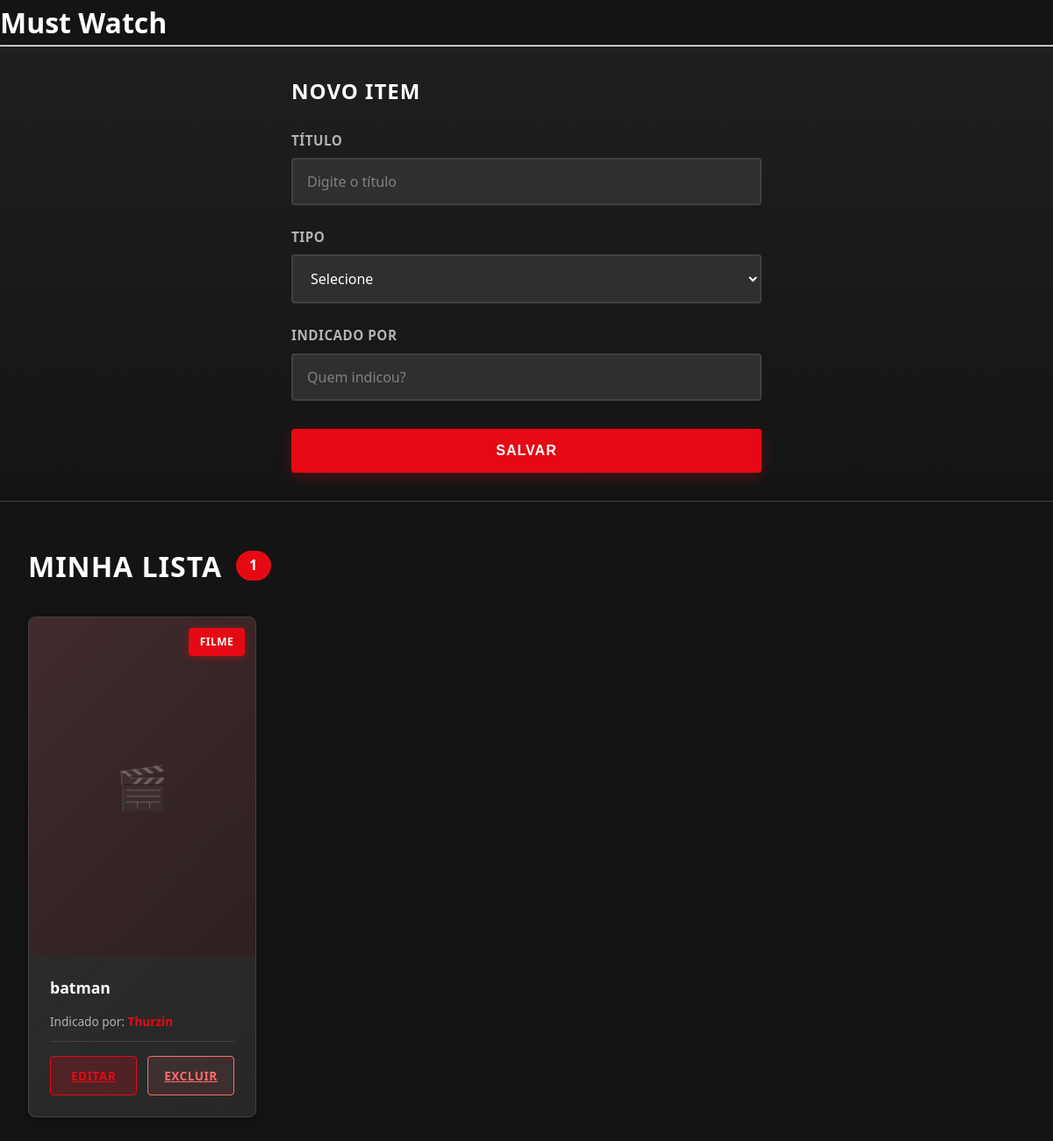
The app's page /lista, older data.
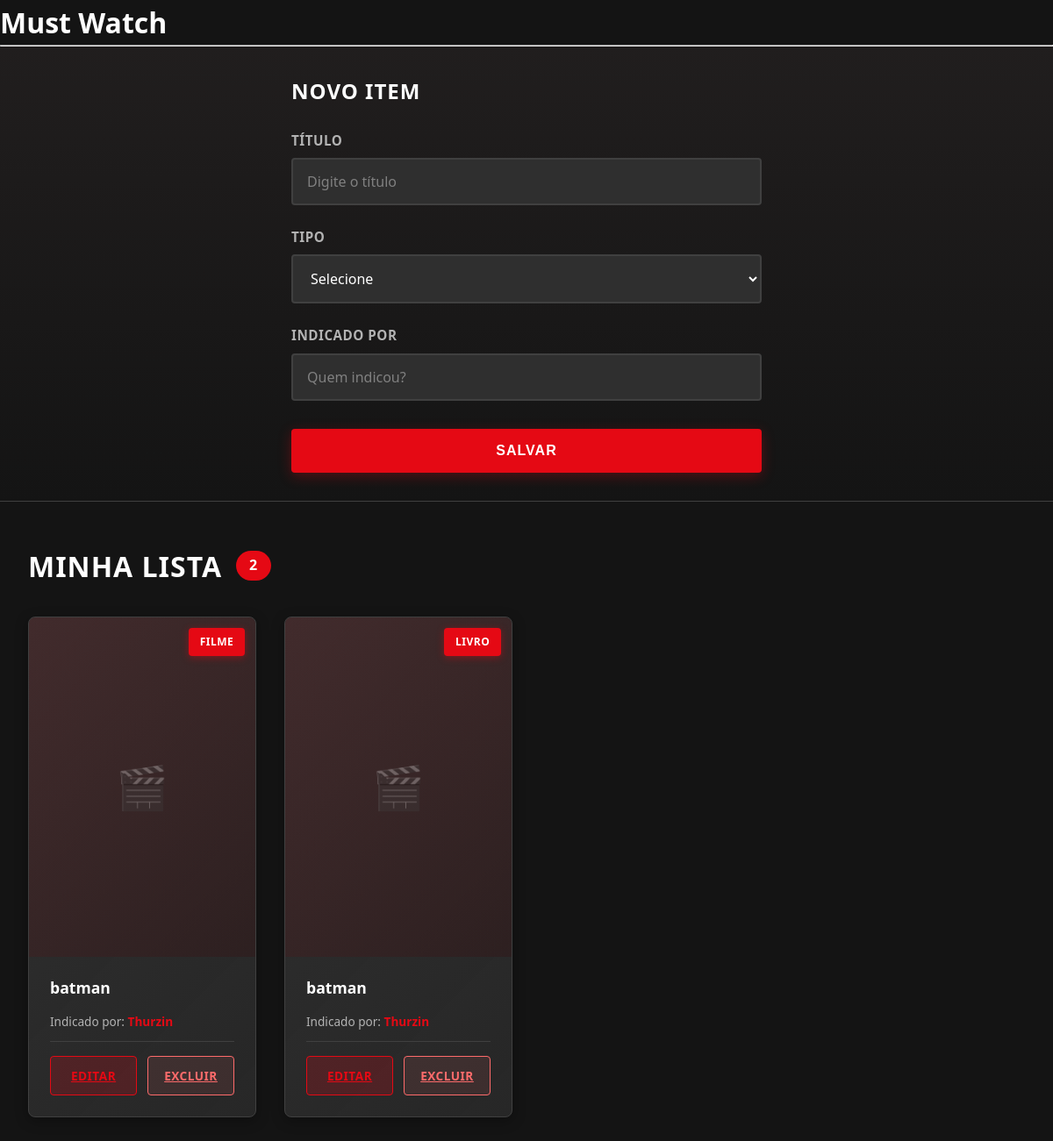
The same page, newer data.
### tables this page shows
CREATE TABLE mustwatch (
            id_item INTEGER PRIMARY KEY AUTOINCREMENT,
            titulo_item TEXT NOT NULL,
            tipo_item TEXT NOT NULL,
            indicado_por TEXT
        );

### app.py (the view, shortened to what this page needs)
@app.route("/lista", methods=["GET", "POST"])
def lista():
    itens = MustWatch.obter_lista()
    return render_template(
        "lista.html",
        titulo="Lista Must Watch",
        itens=itens
    )

### models/database.py (called while the page is built)
    def buscar_tudo(self, query: str, params: tuple = ()) -> list[Any]:
        self.cursor.execute(query, params)
        return self.cursor.fetchall()

    def close(self) -> None:
        self.connection.close()

    def __enter__(self) -> Self:
        return self

    def __exit__(
        self,
        exc_type: Optional[Type[BaseException]],
        exc_value: Optional[BaseException],
        tb: Optional[TracebackType]
    ) -> None:
        if exc_type is not None:
            print("Erro no banco:")
            print(exc_value)
            traceback.print_tb(tb)
        self.close()

### models/item.py (called while the page is built)
    @classmethod
    def obter_lista(cls) -> list[Self]:
        with Database() as db:
            query: str = """
            SELECT titulo_item, tipo_item, indicado_por, id_item
            FROM mustwatch;
            """
            resultados: list[Any] = db.buscar_tudo(query)
            return [
                cls(titulo, tipo, indicado, id_item)
                for titulo, tipo, indicado, id_item in resultados
            ]

### templates/lista.html (shortened to what this page needs)
{% extends "base.html" %}
{% block conteudo %}
<div class="netflix-form-section">
    <div class="form-container">
        <h2 class="form-title">
            {% if item_selecionado %}
                Editar Item
            {% else %}
                Novo Item
            {% endif %}
        </h2>
        {% if item_selecionado %}
        <form class="netflix-form" method="POST" action="{{ url_for('update', idItem=item_selecionado.id) }}">
        {% else %}
        <form class="netflix-form" method="POST" action="{{ url_for('lista') }}">
        {% endif %}
            <div class="form-group">
                <label>Título</label>
                <input type="text"
                       name="titulo-item"
                       placeholder="Digite o título"
                       value="{{ item_selecionado.titulo_item if item_selecionado else '' }}"
                       required>
            </div>
           <div class="form-group">
    <label>Tipo</label>
    <select name="tipo-item" required>
        <option value="">Selecione</option>
    </select>
</div>
            <div class="form-group">
                <label>Indicado por</label>
                <input type="text"
                       name="indicado-por"
                       placeholder="Quem indicou?"
                       value="{{ item_selecionado.indicado_por if item_selecionado else '' }}">
            </div>
            <button type="submit" class="btn-submit">
                {% if item_selecionado %}Atualizar{% else %}Salvar{% endif %}
            </button>
        </form>
    </div>
</div>
<div class="netflix-content">
    <div class="content-header">
        <h2 class="content-title">
            Minha Lista
            <span class="filme-count">{{ itens|length }}</span>
        </h2>
    </div>
    {% if itens|length == 0 %}
        <div class="empty-state">
            <div class="empty-icon">🎬</div>
            <h3>Nenhum item ainda</h3>
            <p>Adicione seu primeiro filme ou série!</p>
        </div>
    {% else %}
    <div class="filmes-grid">
        {% for item in itens %}
        <div class="filme-card">
            <div class="filme-poster">
                <div class="poster-placeholder"></div>
                <span class="tipo-badge">
                    {{ item.tipo_item }}
                </span>
            </div>
            <div class="filme-info">
                <div class="filme-titulo">
                    {{ item.titulo_item }}
                </div>
                <div class="filme-indicado">
                    Indicado por:
                    <strong>{{ item.indicado_por }}</strong>
                </div>
                <div class="filme-actions">
                    <a href="{{ url_for('update', idItem=item.id) }}" class="btn-action btn-editar">
                        Editar
                    </a>
                    <a href="{{ url_for('delete', idItem=item.id) }}" class="btn-action btn-excluir">
                        Excluir
                    </a>
                </div>
            </div>
        </div>
        {% endfor %}
    </div>
    {% endif %}
</div>
{% endblock %}

### templates/base.html (shortened to what this page needs)
<!DOCTYPE html>
<html>
<head>
    <link rel="stylesheet" href="{{ url_for('static', filename='style.css') }}">
</head>
<body>
    <h1>Must Watch</h1>
    <hr>
    {% block conteudo %}{% endblock %}
</body>
</html>

Row changes from the older to the newer data that the page shows:
added mustwatch: tipo_item "LIVRO", titulo_item "batman", indicado_por "Thurzin"
Text that changed along with them:
{{ itens|length }}: "1" → "2"
